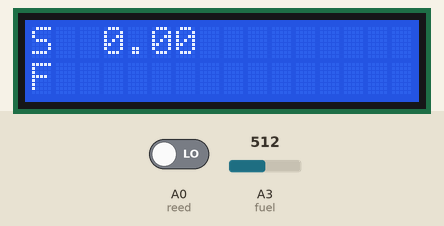
This sketch was run on a simulated Arduino Uno, built with avr-gcc and run on an emulated ATmega328P. Parts: 16×2 character LCD. The test bench sets the inputs (shaded band); at power-on: A3 (fuel) = 512, A0 (reed) LOW.

Above: at 1.2 s.
1.3 s: A3 (fuel) set to 524
4.3 s: A3 (fuel) set to 548
At 5.1 s:
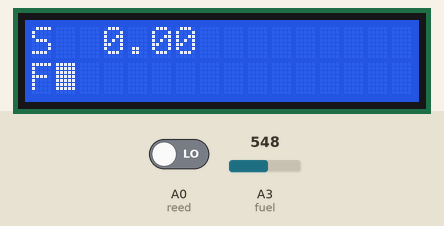
5.8 s: A3 (fuel) set to 716
At 7.0 s:
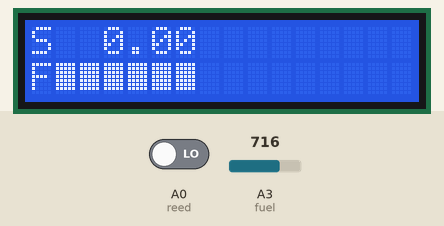
7.3 s: A3 (fuel) set to 760
At 7.8 s:
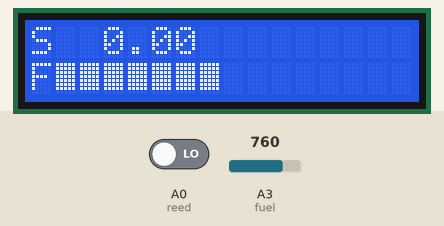
8.8 s: A3 (fuel) set to 900
At 9.8 s:
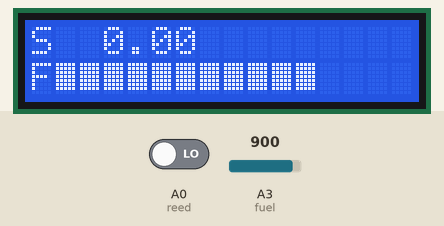
10.3 s: A3 (fuel) set to 935
At 11.1 s:
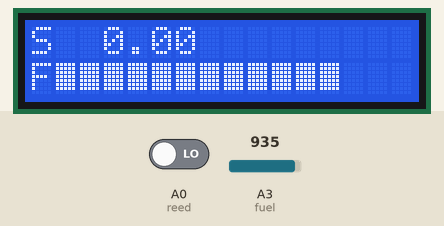
Timing chart, 0 to 12.8 s (numbered marks = the images above; inputs shaded):
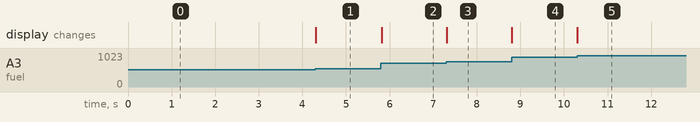

Measured:
- the behaviour switches between 534 and 535 on A3 (fuel) (found by bisection; images 0 and 1)
- the behaviour switches between 744 and 745 on A3 (fuel) (found by bisection; images 2 and 3)
- the behaviour switches between 918 and 919 on A3 (fuel) (found by bisection; images 4 and 5)
- after the input at 1.3 s, every drawn part: stays the same
- after the input at 4.3 s, the display: changes at once (image 1)
- after the input at 5.8 s, the display: changes at once (image 2)
- after the input at 7.3 s, the display: changes at once (image 3)
- after the input at 8.8 s, the display: changes at once (image 4)
- after the input at 10.3 s, the display: changes at once (image 5)

The sketch:

test1.ino
```cpp
//bike speedometer
//by Amanda Ghassaei 2012
//http://www.instructables.com/id/Arduino-Bike-Speedometer/
//outputs speed of bicycle to LCD

//calculations
//tire radius ~ 13.5 inches
//circumference = pi*2*r =~85 inches
//max speed of 35mph =~ 616inches/second
//max rps =~7.25

#define reed A0
#define fuel A3

#include <LiquidCrystal.h>

LiquidCrystal lcd(12, 11, 5, 4, 3, 2);

float radius = 13.5; // tire radius (in inches)
int reedVal;
long timer = 0; // time between one full rotation (in ms)
float mph = 0.00;
float circumference;

int maxReedCounter = 150; //min time (in ms) of one rotation (for debouncing)
int reedCounter;

byte bar[8] = {
  B11111,
  B11111,
  B11111,
  B11111,
  B11111,
  B11111,
  B11111,
};

void setup(){
  lcd.createChar(0, bar);
  lcd.begin(16, 2);
  reedCounter = maxReedCounter;
  circumference = 2*3.14*radius;
  pinMode(1,OUTPUT);//tx
  pinMode(reed, INPUT);
  pinMode(fuel, INPUT);
  lcd.print("init..");

  // TIMER SETUP- the timer interrupt allows preceise timed measurements of the reed switch
  //for mor info about configuration of arduino timers see http://arduino.cc/playground/Code/Timer1
  cli();//stop interrupts
  //Set timer1 interrupt at 1kHz
  TCCR1A = 0;// set entire TCCR1A register to 0
  TCCR1B = 0;// same for TCCR1B
  TCNT1  = 0;
  // set timer count for 1khz increments
  OCR1A = 1999;// = (1/1000) / ((1/(16*10^6))*8) - 1
  // turn on CTC mode
  TCCR1B |= (1 << WGM12);
  // Set CS11 bit for 8 prescaler
  TCCR1B |= (1 << CS11);
  // enable timer compare interrupt
  TIMSK1 |= (1 << OCIE1A);
  sei();//allow interrupts
  //END TIMER SETUP

  Serial.begin(9600);
}

ISR(TIMER1_COMPA_vect) {//Interrupt at freq of 1kHz to measure reed switch
  reedVal = digitalRead(reed); //get val of A0
  if (reedVal){ //if reed switch is closed
    if (reedCounter == 0){ //min time between pulses has passed
    mph = (56.8*float(circumference))/float(timer); //calculate miles per hour
      timer = 0; //reset timer
      reedCounter = maxReedCounter; //reset reedCounter
    }
    else{
      if (reedCounter > 0){ //don't let reedCounter go negative
        reedCounter -= 1; //decrement reedCounter
      }
    }
  }
  else{ //if reed switch is open
    if (reedCounter > 0){ //don't let reedCounter go negative
      reedCounter -= 1; //decrement reedCounter
    }
  }
  if (timer > 2000){
    mph = 0;
  }
  else{
    timer += 1; //increment timer
  }
}

void displayMPH(){
  lcd.clear();
  lcd.noDisplay();
  lcd.setCursor(0,0);
  lcd.print("S  ");
  lcd.print(mph);
  lcd.setCursor(0, 1);
  int readValue = analogRead(fuel);
  int mapValue = map(readValue, 500, 1023, 0, 15);
  lcd.print("F");
  for(int i=0;i<mapValue;i++){
    lcd.write(byte(0));
  }
  lcd.display();
  delay(50);
}

void loop(){
  displayMPH();
}
```
